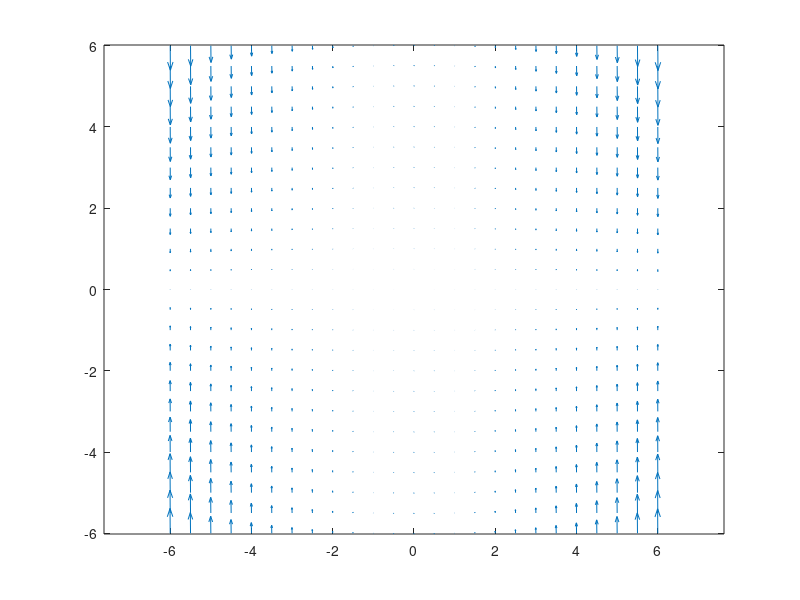

Here is the MATLAB script that generated this plot:
clear all; close all; clc

x1d = @(x1,x2) x2;
x2d = @(x1,x2) 4.*(1-x1.^2).*x2 - x1;

[X1, X2] = meshgrid(linspace(-6,6,25),linspace(-6,6,25));

X1d = x1d(X1,X2);
X2d = x2d(X1,X2);

quiver(X1,X2,X1d,X2d);
axis equal
axis tight
